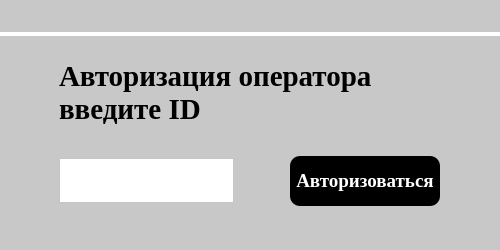
<?xml version="1.0" encoding="UTF-8"?>
<ui version="4.0">
 <class>MainWindow</class>
 <widget class="QMainWindow" name="MainWindow">
  <property name="geometry">
   <rect>
    <x>0</x>
    <y>0</y>
    <width>500</width>
    <height>250</height>
   </rect>
  </property>
  <property name="minimumSize">
   <size>
    <width>500</width>
    <height>250</height>
   </size>
  </property>
  <property name="maximumSize">
   <size>
    <width>500</width>
    <height>250</height>
   </size>
  </property>
  <property name="windowTitle">
   <string>MainWindow</string>
  </property>
  <property name="styleSheet">
   <string notr="true">background-color: rgb(200,200,200)</string>
  </property>
  <widget class="QWidget" name="centralwidget">
   <property name="styleSheet">
    <string notr="true"/>
   </property>
   <layout class="QGridLayout" name="gridLayout">
    <property name="leftMargin">
     <number>0</number>
    </property>
    <property name="topMargin">
     <number>0</number>
    </property>
    <property name="rightMargin">
     <number>0</number>
    </property>
    <property name="bottomMargin">
     <number>0</number>
    </property>
    <property name="spacing">
     <number>0</number>
    </property>
    <item row="0" column="0">
     <widget class="QWidget" name="widget" native="true">
      <property name="minimumSize">
       <size>
        <width>0</width>
        <height>34</height>
       </size>
      </property>
      <property name="maximumSize">
       <size>
        <width>16777215</width>
        <height>34</height>
       </size>
      </property>
      <property name="styleSheet">
       <string notr="true">#widget {border-bottom: 2px solid white}</string>
      </property>
      <layout class="QGridLayout" name="gridLayout_2">
       <property name="leftMargin">
        <number>465</number>
       </property>
       <property name="topMargin">
        <number>0</number>
       </property>
       <property name="rightMargin">
        <number>0</number>
       </property>
       <property name="bottomMargin">
        <number>2</number>
       </property>
       <property name="spacing">
        <number>0</number>
       </property>
       <item row="0" column="0">
        <widget class="QLabel" name="label">
         <property name="minimumSize">
          <size>
           <width>32</width>
           <height>32</height>
          </size>
         </property>
         <property name="maximumSize">
          <size>
           <width>32</width>
           <height>32</height>
          </size>
         </property>
         <property name="text">
          <string/>
         </property>
         <property name="pixmap">
          <pixmap>../files/cca214d59144695f1a33c0fc94e61885af4de6ef.png</pixmap>
         </property>
         <property name="scaledContents">
          <bool>true</bool>
         </property>
        </widget>
       </item>
      </layout>
     </widget>
    </item>
    <item row="1" column="0">
     <widget class="QWidget" name="widget_2" native="true">
      <property name="styleSheet">
       <string notr="true">#widget_2 {border-top: 2px solid white}</string>
      </property>
      <layout class="QGridLayout" name="gridLayout_3">
       <property name="bottomMargin">
        <number>25</number>
       </property>
       <property name="verticalSpacing">
        <number>9</number>
       </property>
       <item row="0" column="0" colspan="2">
        <widget class="QLabel" name="label_2">
         <property name="minimumSize">
          <size>
           <width>0</width>
           <height>70</height>
          </size>
         </property>
         <property name="maximumSize">
          <size>
           <width>16777215</width>
           <height>70</height>
          </size>
         </property>
         <property name="font">
          <font>
           <family>Tinos</family>
           <pointsize>22</pointsize>
           <weight>75</weight>
           <bold>true</bold>
          </font>
         </property>
         <property name="text">
          <string>Авторизация оператора введите ID</string>
         </property>
         <property name="alignment">
          <set>Qt::AlignLeading|Qt::AlignLeft|Qt::AlignTop</set>
         </property>
         <property name="wordWrap">
          <bool>true</bool>
         </property>
        </widget>
       </item>
       <item row="1" column="0">
        <widget class="QPlainTextEdit" name="plainTextEdit">
         <property name="minimumSize">
          <size>
           <width>175</width>
           <height>45</height>
          </size>
         </property>
         <property name="maximumSize">
          <size>
           <width>175</width>
           <height>45</height>
          </size>
         </property>
         <property name="font">
          <font>
           <family>Tinos</family>
           <pointsize>20</pointsize>
          </font>
         </property>
         <property name="styleSheet">
          <string notr="true">background-color: white; color: black;</string>
         </property>
         <property name="verticalScrollBarPolicy">
          <enum>Qt::ScrollBarAlwaysOff</enum>
         </property>
         <property name="horizontalScrollBarPolicy">
          <enum>Qt::ScrollBarAlwaysOff</enum>
         </property>
         <property name="lineWrapMode">
          <enum>QPlainTextEdit::NoWrap</enum>
         </property>
        </widget>
       </item>
       <item row="1" column="1">
        <widget class="QPushButton" name="pushButton_2">
         <property name="minimumSize">
          <size>
           <width>150</width>
           <height>50</height>
          </size>
         </property>
         <property name="maximumSize">
          <size>
           <width>150</width>
           <height>50</height>
          </size>
         </property>
         <property name="font">
          <font>
           <family>Tinos</family>
           <pointsize>14</pointsize>
           <weight>75</weight>
           <bold>true</bold>
          </font>
         </property>
         <property name="styleSheet">
          <string notr="true">background-color: black; color: white; border-radius: 10px</string>
         </property>
         <property name="text">
          <string>Авторизоваться</string>
         </property>
        </widget>
       </item>
      </layout>
     </widget>
    </item>
   </layout>
  </widget>
 </widget>
 <resources/>
 <connections/>
</ui>
